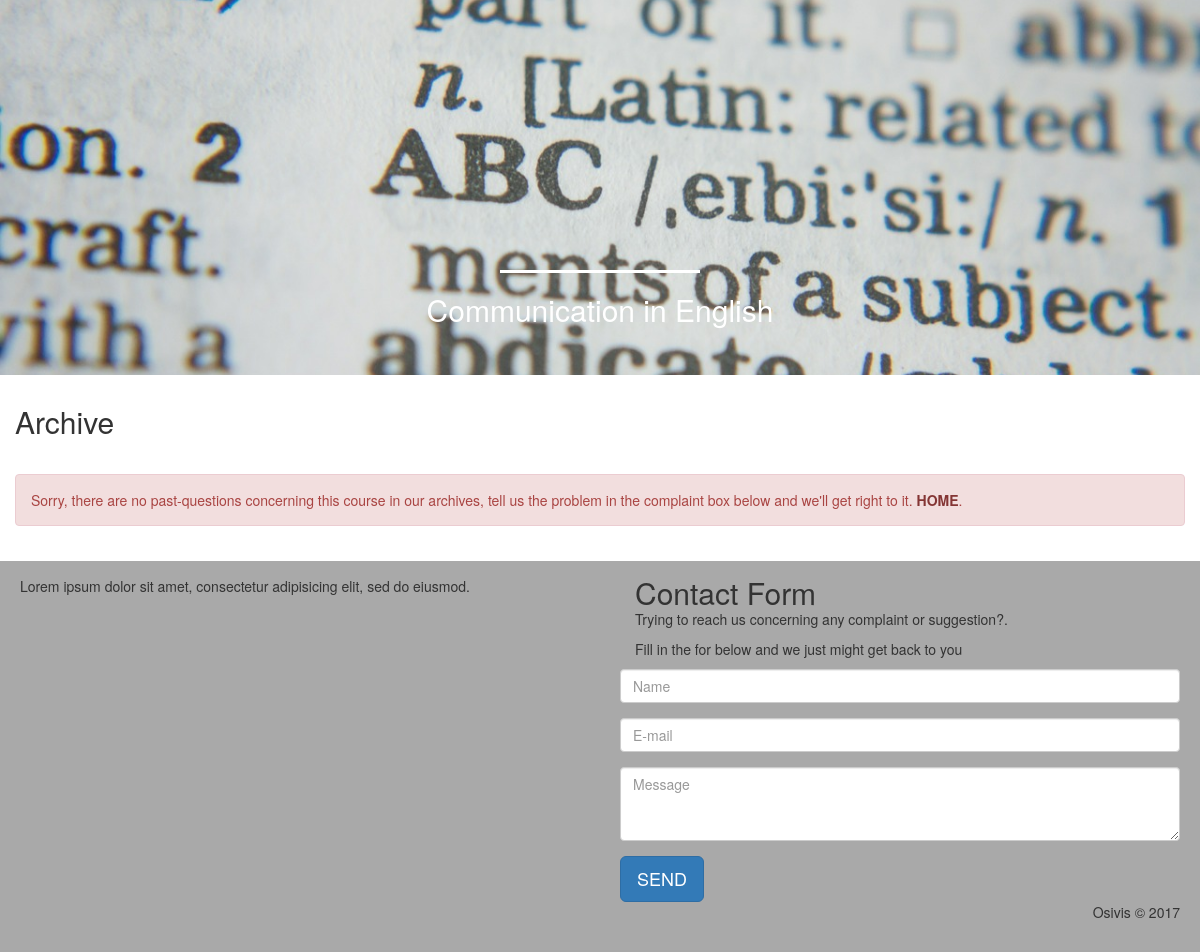
/osivis/archive/?id=4, run on the app's committed database.
### tables this page shows
CREATE TABLE `course` (
  `coursecode` varchar(15) NOT NULL,
  `coursetitle` varchar(255) NOT NULL,
  `courseimg` varchar(255) NOT NULL,
  `coursedesc` varchar(255) NOT NULL,
  `courseid` int(8) NOT NULL
);

### osivis/archive/index.php (the view, shortened to what this page needs)
<?php
    if(isset($_GET["id"])){
        require_once("../../connect.php");
        $id = mysqli_real_escape_string($conn,$_GET["id"]);
        $qry = "SELECT coursetitle, courseimg FROM `course` WHERE `courseid`=$id";
        $result = mysqli_query($conn,$qry);
        if(mysqli_num_rows($result) > 0){
            $row = $result->fetch_assoc();
            $courseTitle = $row["coursetitle"];
            $imgUrl = $row["courseimg"];
        }
		else{
			Redirect();
		}
    }
    else{
        Redirect();
    }
?>
<!DOCTYPE HTML>
<html>
<head>
    <link rel="stylesheet" href="../css/bootstrap.min.css">
	<link rel="stylesheet" href="../css/font-awesome.min.css">
	<link rel="stylesheet" href="../css/style.css">
	<link rel="stylesheet" href="../css/responsive.css">
</head>
<body>
	<header style="background-image:url(<?php echo $imgUrl ?>);">
		<div class="head-content mobile-100">
			<hr style="border: none;border-top: 3px #ffffff solid;margin: 55% 25% 0;">
			<div class="os" style="text-align: center; margin: 10px 5px; color:white;">
				<h2><?php echo $courseTitle ?></h2>
			</div>
		</div>
	</header>
	<div class="body">
		<div class="panel-heading">
			<h2>Archive</h2>
		</div>
		<div class="panel-body">
					<?php
						$sql="SELECT year, yearid FROM period NATURAL JOIN questions WHERE courseid=$id GROUP BY year ORDER BY year DESC";
						$r = mysqli_query($conn, $sql);
						if(!$r){
							echo '
                                <div class="panel-body alert alert-danger">
                                    <button type="button" class="close" data-dismiss="alert" aria-hidden="true">×</button>
                                    Sorry, there are no past-questions concerning this course in our archives<a href="localhost/osivis" class="alert-link"></a>.
                                </div>';
						}
						else{
                            if(mysqli_num_rows($r) > 0){
							echo '<div class="table-responsive"><table class="table table-hover">
							<thead>
								<tr>
									<th>Year</th>
									<th class="t">Preview</th>
									<th class="t">PDF</th>
									<th class="t">Take</th>
								</tr>
							</thead>
							<tbody>';
							while($col = mysqli_fetch_array($r, MYSQLI_ASSOC)){
							echo '
								<tr>
									<td>'. $col['year'] .'</td>
									<td class="t"><a href="preview/?id='.$id.'&q='.$col['yearid'].'"><p class="fa fa-list-alt"></p></a></td>
									<td class="t"><a href="pdf/?id='.$id.'&q='.$col['yearid'].'"><p class="fa fa-download"></p></a></td>
									<td class="t"><a href="take/?id='.$id.'&q='.$col['yearid'].'"><p class="fa fa-pencil-square-o"></p></a></td>
								</tr>';
							}
							echo '</tbody></table></div>';
							mysqli_free_result($r);
							}
							else{
                            echo '
                                <div class=" panel-body alert alert-danger">
                                    Sorry, there are no past-questions concerning this course in our archives,
                                    tell us the problem in the complaint box below and we\'ll get right to it.
                                    <a href="localhost/osivis" class="alert-link">HOME</a>.
                                </div>';
							}
						}
					?>
        </div>
	</div>
	<footer>
        <?php
            include("../includes/footer.php");
        ?>
    </footer>
</body>
</html>

### osivis/css/style.css (style rules this page uses)
* { margin: 0; padding: 0; box-sizing: border-box; }
body { width: 100%; min-width: 320px; }
.body { position: relative; height: 100%; width: 100%; }
.head-content { width: 50%; max-width: 400px; margin: auto; height: 100%; padding: 50px 0; }
footer { height: auto; overflow: hidden; background: darkgray; }
footer::after { content: ""; display: block; clear: both; }

### osivis/archive/index.php (style rules this page uses)
header { width: 100%; max-height: 375px; min-height: 300px; background-repeat: no-repeat; background-size: cover; background-position: center center; }
.os h2 { margin-bottom: 5px; }

### data on the page
course: courseimg (picture), coursetitle "Communication in English"
